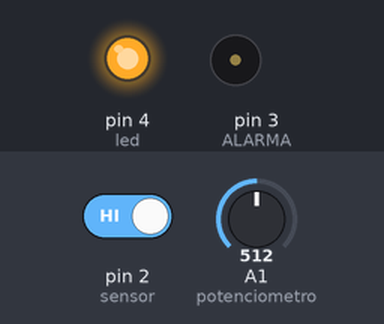
A sketch run on a simulated Arduino Uno, built with avr-gcc and run on an emulated ATmega328P. Parts: output pins drawn as LEDs (lit = HIGH), buzzer (waves = sounding). The inputs (shaded band) are chosen by the test bench; at power-on: A1 (potenciometro) = 512, pin 2 (sensor) HIGH. Sleep ends after the set time or at an interrupt.

Above: at 1.8 s.
1.9 s: A1 (potenciometro) set to 0
At 2.7 s:
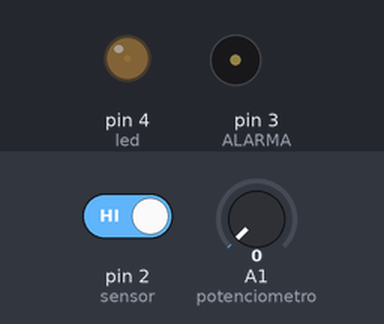
3.8 s: A1 (potenciometro) set to 122
7.3 s: pin 2 (sensor) driven LOW
At 7.4 s:
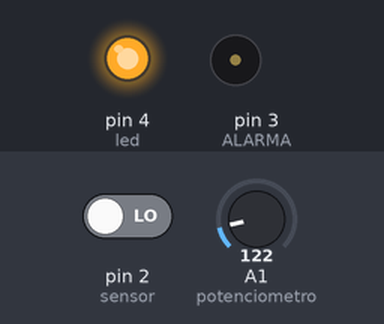
8.9 s: pin 2 (sensor) driven HIGH
At 8.96 s:
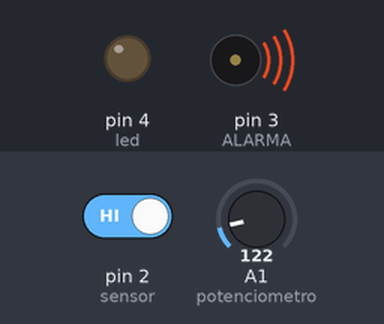
12.4 s: A1 (potenciometro) set to 306
Timing chart, 0 to 16.9 s (numbered marks = the images above; inputs shaded):
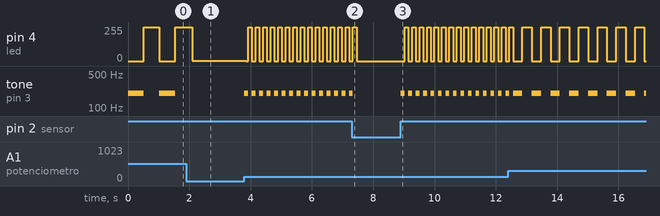

Measured:
- after the input at 1.9 s, tone on pin 3 (ALARMA): stops changing and stays silent
- after the input at 7.3 s, pin 4 (led): goes on until 7.5 s, then stays 0/255; tone on pin 3 (ALARMA): goes on until 7.3 s, then stays silent
- after the input at 8.9 s, pin 4 (led): alternates 255/255 for 0.12 s and 0/255 for 0.12 s, starting after 0.12 s; tone on pin 3 (ALARMA): alternates 200 Hz for 0.12 s and silent for 0.12 s, starting at once
- by itself, pin 4 (led): alternates 255/255 for 0.12 s and 0/255 for 0.12 s
- by itself, tone on pin 3 (ALARMA): alternates 200 Hz for 0.51 s and silent for 0.51 s

The sketch:

Alarma_puerta.ino
```cpp
#include <avr/sleep.h>  // Liberia para ahorro de energía

int sensor = 2;
int led = 4;

const int ALARMA = 3;   //buzzer

int potenciometro = A1;
int valor_pote = 0;


void setup() {
  pinMode(sensor, INPUT_PULLUP);
  pinMode(led, OUTPUT);
  pinMode(ALARMA, OUTPUT);


}

void loop() {
/* si el sensor está activado, quiere decir que la puerta está cerrada,
    por lo tanto la alarma esta apagada, al abrirse la puerta
    se abre el sensor y se enciende la alarma*/

  sleep_enable();   // Iniciar el modo de bajo consumo para Arduino
  sleep_mode();

  int value = digitalRead(sensor);

  if (value == HIGH){
      Alarma();
  }

}

void Alarma (){
  /* Dependiendo del valor del potenciometro aumentará o disminuirá
   la velovidad del sonido, esto para indicar el estado de emergencia.*/
  valor_pote = analogRead(potenciometro);


      tone(ALARMA, 200);
      delay(valor_pote);
      digitalWrite(led,HIGH);

      noTone(ALARMA);
      delay(valor_pote);
      digitalWrite(led,LOW);

}
```
